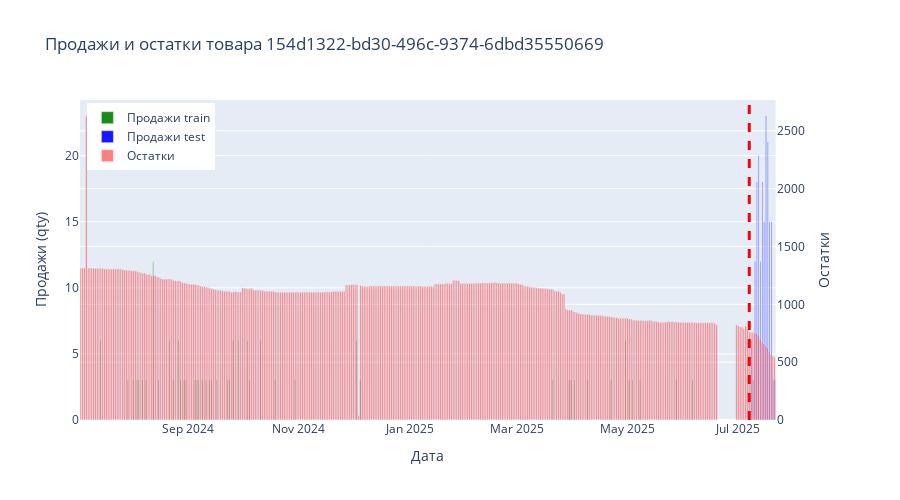

The code cell stored with this chart in its notebook:
### Markdown cell above
## 8. Bonus Part (что бы поднять ручками score еще немножечко)

### Code cell
# слишком высокая сумма продаж модель прогнозирует за тестовый период по сравнению с тренировочным периодом
nm_id = '154d1322-bd30-496c-9374-6dbd35550669'
pr(nm_id)

### Figure 1 — Plotly figure (JSON) as saved in the notebook; plotly's stock layout.template omitted (floating-point values rounded to 4 significant figures; data arrays with more than 128 entries replaced by an {"elided": "..."} marker saying what was removed)
{"data": [{"marker": {"color": "green"}, "name": "Продажи train", "opacity": 0.9, "type": "bar", "x": {"elided": "373 str values"}, "xaxis": "x", "y": {"elided": "373 float values"}, "yaxis": "y"}, {"marker": {"color": "blue"}, "name": "Продажи test", "opacity": 0.9, "type": "bar", "x": ["2025-07-08T00:00:00.000000000", "2025-07-09T00:00:00.000000000", "2025-07-10T00:00:00.000000000", "2025-07-11T00:00:00.000000000", "2025-07-12T00:00:00.000000000", "2025-07-13T00:00:00.000000000", "2025-07-14T00:00:00.000000000", "2025-07-15T00:00:00.000000000", "2025-07-16T00:00:00.000000000", "2025-07-17T00:00:00.000000000", "2025-07-18T00:00:00.000000000", "2025-07-19T00:00:00.000000000", "2025-07-20T00:00:00.000000000", "2025-07-21T00:00:00.000000000"], "xaxis": "x", "y": [6, 3, 12, 18, 20, 12, 18, 15, 23, 21, 15, 15, 3, 3], "yaxis": "y"}, {"marker": {"color": "red"}, "name": "Остатки", "opacity": 0.5, "type": "bar", "x": {"elided": "373 str values"}, "xaxis": "x", "y": {"elided": "373 int values"}, "yaxis": "y2"}], "layout": {"height": 500, "hovermode": "x unified", "legend": {"x": 0.01, "y": 0.99}, "shapes": [{"line": {"color": "red", "dash": "dash", "width": 3}, "type": "line", "x0": "2025-07-07T00:00:00", "x1": "2025-07-07T00:00:00", "y0": 0, "y1": 1, "yref": "paper"}], "showlegend": true, "title": {"text": "Продажи и остатки товара 154d1322-bd30-496c-9374-6dbd35550669"}, "xaxis": {"anchor": "y", "domain": [0, 0.94], "title": {"text": "Дата"}}, "yaxis": {"anchor": "x", "domain": [0, 1], "title": {"text": "Продажи (qty)"}}, "yaxis2": {"anchor": "x", "overlaying": "y", "side": "right", "title": {"text": "Остатки"}}}}
